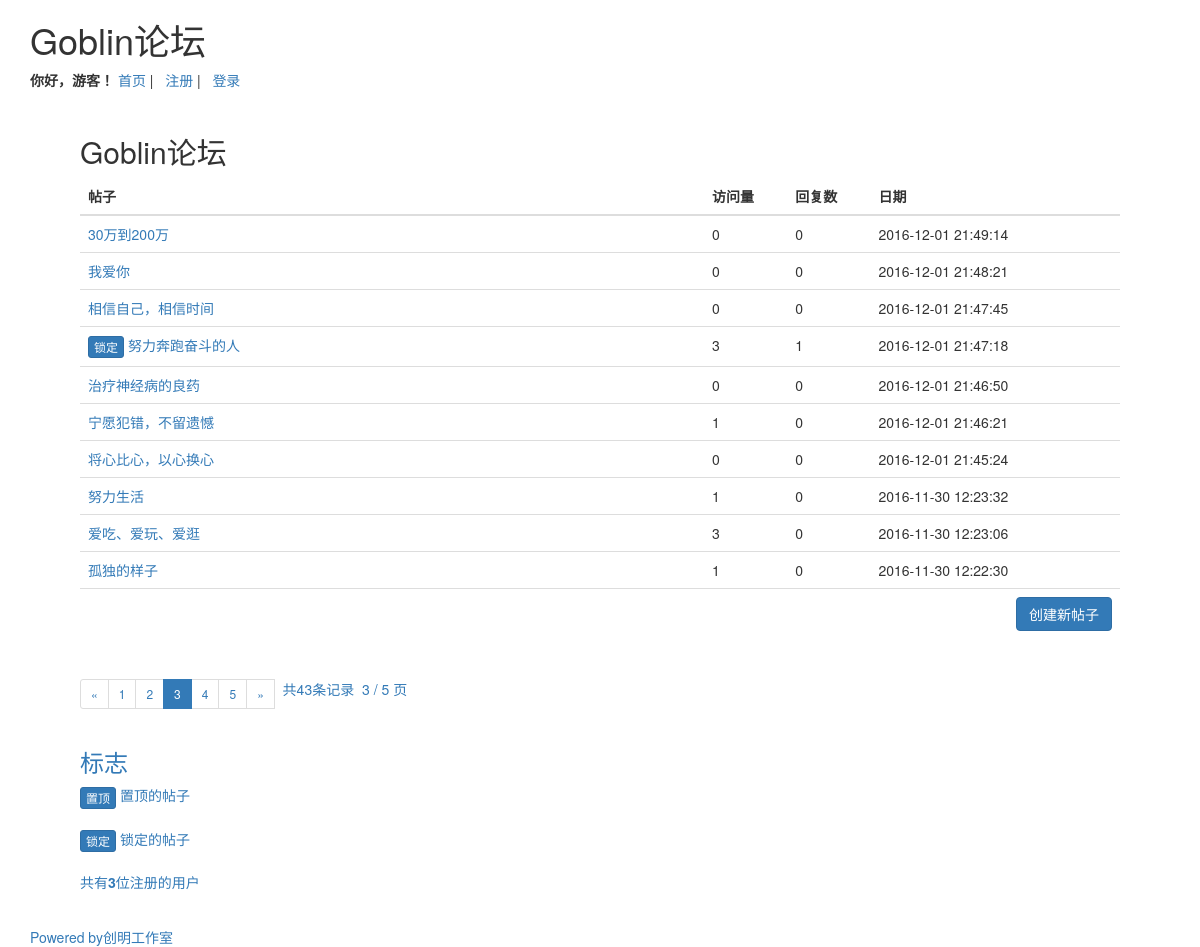
/?page=3, run on the app's committed database.
### tables this page shows
CREATE TABLE `goblin_topic` (
  `id` int(10) NOT NULL AUTO_INCREMENT,
  `topic` varchar(255) NOT NULL,
  `detail` text NOT NULL,
  `name` varchar(32) NOT NULL,
  `email` varchar(100) NOT NULL,
  `datetime` datetime NOT NULL DEFAULT '0000-00-00 00:00:00',
  `view` int(10) NOT NULL DEFAULT '0',
  `reply` int(10) NOT NULL DEFAULT '0',
  `locked` tinyint(1) NOT NULL DEFAULT '0',
  `sticky` tinyint(1) NOT NULL DEFAULT '0',
  PRIMARY KEY (`id`)
);

### index.php (the view, shortened to what this page needs)
<?php
if (isset($_GET['page']) && (int)$_GET['page']>0) {
     $page = $_GET['page'];
 }else{
     $page = 1;
 }
$each_page=EACH_PAGE;
if (!$page || $page==1) {
	$start=0;
}else{
	$offset=$page-1;
	$start=($offset*$each_page);
}
?>
<?php  include('header.inc.php') ?>
<h2>Goblin论坛</h2>
<p>
	<?php
	$sql="SELECT * FROM goblin_topic ORDER BY sticky<1 asc,`datetime` DESC  LIMIT $start,$each_page";
	$result=mysql_query($sql);
	?>
	<table class="table">
		<thead>
		<tr>
			<th width="60%" align="center"><strong>帖子</strong></th>
			<th width="8%" align="center"><strong>访问量</strong></th>
			<th width="8%" align="center"><strong>回复数</strong></th>
			<th width="24%" align="center"><strong>日期</strong></th>
		</tr>
		</thead>
		<tbody>
		<?php
		while($rows=mysql_fetch_array($result)){
		?>
		<tr>
			<td>
					<?php
				if ($rows['locked']=="1") {
					?>
					<button type="button" class="btn btn-primary btn-xs">锁定</button>
					<?php
				}
				?>
				<a href="topic/view_topic.php?id=<?php echo $rows['id'];?>"><?php echo $rows['topic'];?></a>
			</td>
			<td>
				<?php
				echo $rows['view'];
				?>
			</td>
			<td>
				<?php
				echo $rows['reply'];
				?>
			</td>
			<td>
				<?php
				echo $rows['datetime'];
				?>
			</td>
		</tr>
		<?php
		}
		?>
		<tr>
			<td colspan="5" align="right">
			<input type="button" onclick="location.href='topic/create_topic.php'" value="创建新帖子" class="btn btn-primary">
			</td>
		</tr>
		</tbody>
	</table>
	<?php
	$sql="SELECT COUNT(*) FROM goblin_topic";
	$result=mysql_query($sql);
	$row=mysql_fetch_row($result);
	$total=$row[0];
	$pageCount=ceil($total/$each_page);
	?>
</p>
<div>
	<ul class="pagination pagination-sm">
	<?php
        if($page== 1){
        echo '<li class="disabled"><span>&laquo;</span></li>';
        echo '<li class="active"><a href="#">1</a></li>';
    	}else{
        	echo '<li><a href="?page="'. ($page-1).'><span>&laquo;</span></a></li>';
        	echo '<li><a href="?page=1">1</a></li>';
        }
        for($i=2;$i<= $pageCount;$i++){
        if ($i==$page){
        	echo '<li class="active"><a href="#">'.$i.'</a></li>';
        }
        else{
        	echo " <li><a href='?page=".$i."'>".$i."</a></li> ";
        }
        }
        if ($page == $pageCount) {
        	echo '<li class="disabled"><span>&raquo;</span></li>';
        }else{
        	echo '<li><a href="?page='.($page+1).'"><span>&raquo;</span></li>';
        }
        echo " &nbsp 共".$total. "条记录&nbsp";
        echo " $page / $pageCount 页";
    ?>
    </ul>
    </div>
<h3>标志</h3>
<p>
	<button type="button" class="btn btn-primary btn-xs">置顶</button>&nbsp;置顶的帖子<br><br>
	<button type="button" class="btn btn-primary btn-xs">锁定</button>&nbsp;锁定的帖子<br><br>
	<?php
	$sql="SELECT COUNT(*) FROM goblin_user";
	$result=mysql_query($sql);
	$row=mysql_fetch_row($result);
	$total_user=$row[0];
	?>
	共有<b><?php echo$total_user;  ?></b>位注册的用户
</p>
<?php
include('config/footer.inc.php');
?>

### data on the page
goblin_topic: topic "30万到200万", view "0", reply "0", datetime "2016-12-01 21:49:14"
goblin_topic: topic "我爱你", view "0", reply "0", datetime "2016-12-01 21:48:21"
goblin_topic: topic "相信自己，相信时间", view "0", reply "0", datetime "2016-12-01 21:47:45"
goblin_topic: locked "锁定", topic "努力奔跑奋斗的人", view "3", reply "1", datetime "2016-12-01 21:47:18"
goblin_topic: topic "治疗神经病的良药", view "0", reply "0", datetime "2016-12-01 21:46:50"
goblin_topic: topic "宁愿犯错，不留遗憾", view "1", reply "0", datetime "2016-12-01 21:46:21"
goblin_topic: topic "将心比心，以心换心", view "0", reply "0", datetime "2016-12-01 21:45:24"
goblin_topic: topic "努力生活", view "1", reply "0", datetime "2016-11-30 12:23:32"
goblin_topic: topic "爱吃、爱玩、爱逛", view "3", reply "0", datetime "2016-11-30 12:23:06"
goblin_topic: topic "孤独的样子", view "1", reply "0", datetime "2016-11-30 12:22:30"

### other printed values
$total "43"
$page "3"
$pageCount "5"
$total_user "3"
